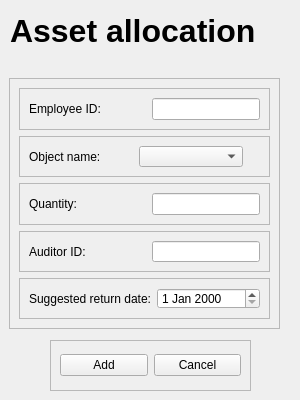
<?xml version="1.0" encoding="UTF-8"?>
<ui version="4.0">
 <class>MainWindow</class>
 <widget class="QMainWindow" name="MainWindow">
  <property name="geometry">
   <rect>
    <x>0</x>
    <y>0</y>
    <width>300</width>
    <height>400</height>
   </rect>
  </property>
  <property name="minimumSize">
   <size>
    <width>300</width>
    <height>400</height>
   </size>
  </property>
  <property name="maximumSize">
   <size>
    <width>300</width>
    <height>400</height>
   </size>
  </property>
  <property name="windowTitle">
   <string>MainWindow</string>
  </property>
  <widget class="QWidget" name="centralwidget">
   <widget class="QLabel" name="AddAsset_Title_3">
    <property name="geometry">
     <rect>
      <x>10</x>
      <y>0</y>
      <width>261</width>
      <height>61</height>
     </rect>
    </property>
    <property name="font">
     <font>
      <pointsize>24</pointsize>
      <weight>75</weight>
      <bold>true</bold>
     </font>
    </property>
    <property name="text">
     <string>Asset allocation</string>
    </property>
   </widget>
   <widget class="QFrame" name="frame_2">
    <property name="geometry">
     <rect>
      <x>9</x>
      <y>78</y>
      <width>271</width>
      <height>251</height>
     </rect>
    </property>
    <property name="frameShape">
     <enum>QFrame::StyledPanel</enum>
    </property>
    <property name="frameShadow">
     <enum>QFrame::Raised</enum>
    </property>
    <layout class="QGridLayout" name="gridLayout">
     <item row="3" column="0">
      <widget class="QFrame" name="frame_6">
       <property name="frameShape">
        <enum>QFrame::StyledPanel</enum>
       </property>
       <property name="frameShadow">
        <enum>QFrame::Raised</enum>
       </property>
       <layout class="QHBoxLayout" name="horizontalLayout_3">
        <item>
         <widget class="QLabel" name="TitleOfAuditorID_AddAsset_3">
          <property name="text">
           <string>Auditor ID:</string>
          </property>
         </widget>
        </item>
        <item>
         <spacer name="horizontalSpacer_4">
          <property name="orientation">
           <enum>Qt::Horizontal</enum>
          </property>
          <property name="sizeHint" stdset="0">
           <size>
            <width>38</width>
            <height>20</height>
           </size>
          </property>
         </spacer>
        </item>
        <item>
         <widget class="QLineEdit" name="AuditorID_Input_AddAssest_3"/>
        </item>
       </layout>
      </widget>
     </item>
     <item row="2" column="0">
      <widget class="QFrame" name="frame_5">
       <property name="frameShape">
        <enum>QFrame::StyledPanel</enum>
       </property>
       <property name="frameShadow">
        <enum>QFrame::Raised</enum>
       </property>
       <layout class="QHBoxLayout" name="horizontalLayout_4">
        <item>
         <widget class="QLabel" name="TitleOfQuantity_AddAsset_3">
          <property name="text">
           <string>Quantity:</string>
          </property>
         </widget>
        </item>
        <item>
         <spacer name="horizontalSpacer_3">
          <property name="orientation">
           <enum>Qt::Horizontal</enum>
          </property>
          <property name="sizeHint" stdset="0">
           <size>
            <width>38</width>
            <height>20</height>
           </size>
          </property>
         </spacer>
        </item>
        <item>
         <widget class="QLineEdit" name="Quantity_input_AddAsset_3"/>
        </item>
       </layout>
      </widget>
     </item>
     <item row="0" column="0">
      <widget class="QFrame" name="frame">
       <property name="frameShape">
        <enum>QFrame::StyledPanel</enum>
       </property>
       <property name="frameShadow">
        <enum>QFrame::Raised</enum>
       </property>
       <layout class="QHBoxLayout" name="horizontalLayout">
        <item>
         <widget class="QLabel" name="TitleOfEmployeeID_AddAsset_3">
          <property name="text">
           <string>Employee ID:</string>
          </property>
         </widget>
        </item>
        <item>
         <spacer name="horizontalSpacer">
          <property name="orientation">
           <enum>Qt::Horizontal</enum>
          </property>
          <property name="sizeHint" stdset="0">
           <size>
            <width>38</width>
            <height>20</height>
           </size>
          </property>
         </spacer>
        </item>
        <item>
         <widget class="QLineEdit" name="EmployeeID_input_AddAsset_3"/>
        </item>
       </layout>
      </widget>
     </item>
     <item row="1" column="0">
      <widget class="QFrame" name="frame_3">
       <property name="frameShape">
        <enum>QFrame::StyledPanel</enum>
       </property>
       <property name="frameShadow">
        <enum>QFrame::Raised</enum>
       </property>
       <layout class="QHBoxLayout" name="horizontalLayout_2">
        <item>
         <widget class="QLabel" name="TitleOf_ObjectName_AddAsset_3">
          <property name="text">
           <string>Object name:</string>
          </property>
         </widget>
        </item>
        <item>
         <widget class="QComboBox" name="ObjectName_Enum"/>
        </item>
        <item>
         <spacer name="horizontalSpacer_2">
          <property name="orientation">
           <enum>Qt::Horizontal</enum>
          </property>
          <property name="sizeType">
           <enum>QSizePolicy::Fixed</enum>
          </property>
          <property name="sizeHint" stdset="0">
           <size>
            <width>17</width>
            <height>20</height>
           </size>
          </property>
         </spacer>
        </item>
       </layout>
      </widget>
     </item>
     <item row="4" column="0">
      <widget class="QFrame" name="frame_4">
       <property name="frameShape">
        <enum>QFrame::StyledPanel</enum>
       </property>
       <property name="frameShadow">
        <enum>QFrame::Raised</enum>
       </property>
       <layout class="QHBoxLayout" name="horizontalLayout_5">
        <item>
         <widget class="QLabel" name="SuggestedReturnDate_Title_AddAsset_3">
          <property name="text">
           <string>Suggested return date:</string>
          </property>
         </widget>
        </item>
        <item>
         <widget class="QDateEdit" name="SuggestedReturnDate_Input_AddAsset_3"/>
        </item>
       </layout>
      </widget>
     </item>
    </layout>
   </widget>
   <widget class="QFrame" name="PushButtons_AddAsset_Frame_3">
    <property name="geometry">
     <rect>
      <x>50</x>
      <y>340</y>
      <width>201</width>
      <height>51</height>
     </rect>
    </property>
    <property name="frameShape">
     <enum>QFrame::StyledPanel</enum>
    </property>
    <property name="frameShadow">
     <enum>QFrame::Raised</enum>
    </property>
    <layout class="QHBoxLayout" name="horizontalLayout_43">
     <item>
      <widget class="QPushButton" name="Save_AddAsset_Button_3">
       <property name="text">
        <string>Add</string>
       </property>
      </widget>
     </item>
     <item>
      <widget class="QPushButton" name="Cancel_AddAsset_Button_3">
       <property name="text">
        <string>Cancel</string>
       </property>
      </widget>
     </item>
    </layout>
   </widget>
  </widget>
 </widget>
 <tabstops>
  <tabstop>EmployeeID_input_AddAsset_3</tabstop>
  <tabstop>ObjectName_Enum</tabstop>
  <tabstop>Quantity_input_AddAsset_3</tabstop>
  <tabstop>AuditorID_Input_AddAssest_3</tabstop>
  <tabstop>SuggestedReturnDate_Input_AddAsset_3</tabstop>
  <tabstop>Save_AddAsset_Button_3</tabstop>
  <tabstop>Cancel_AddAsset_Button_3</tabstop>
 </tabstops>
 <resources/>
 <connections/>
</ui>
